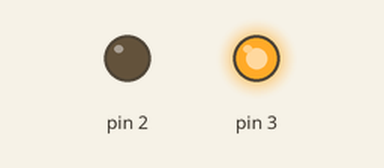
Bench run of a sketch on a simulated Arduino Uno, built with avr-gcc and run on an emulated ATmega328P. Parts: output pins drawn as LEDs (lit = HIGH).

Above: at 0.5 s.
At 2.5 s:
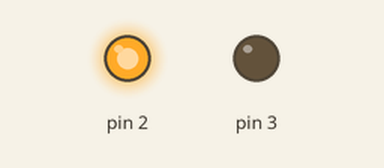
At 5.5 s:
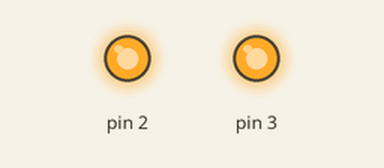
At 9.5 s:
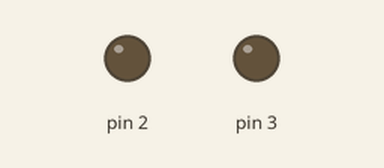
Timing chart, 0 to 10.4 s (numbered marks = the images above):
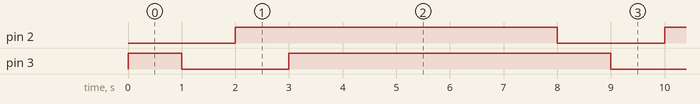

Measured:
- by itself, pin 2: alternates HIGH for 6.0 s and LOW for 2.0 s
- by itself, pin 3: repeats every 8.0 s: LOW 2.0 s, HIGH 6.0 s
- by itself, everything shown: repeats every 8.0 s, in 4 steps

The sketch:

test5.ino
```cpp
void setup() //初期設定
{
  pinMode(2,OUTPUT);
  pinMode(3,OUTPUT);
  }

void loop() //ループ
{
  //モーター右回転
  digitalWrite(2,LOW);
  digitalWrite(3,HIGH);
  delay(1000);

  //ストップ
  digitalWrite(2,LOW);
  digitalWrite(3,LOW);
  delay(1000);

  //モーター左回転
  digitalWrite(2,HIGH);
  digitalWrite(3,LOW);
  delay(1000);

  //ブレーキ
  digitalWrite(2,HIGH);
  digitalWrite(3,HIGH);
  delay(5000);

}
```
